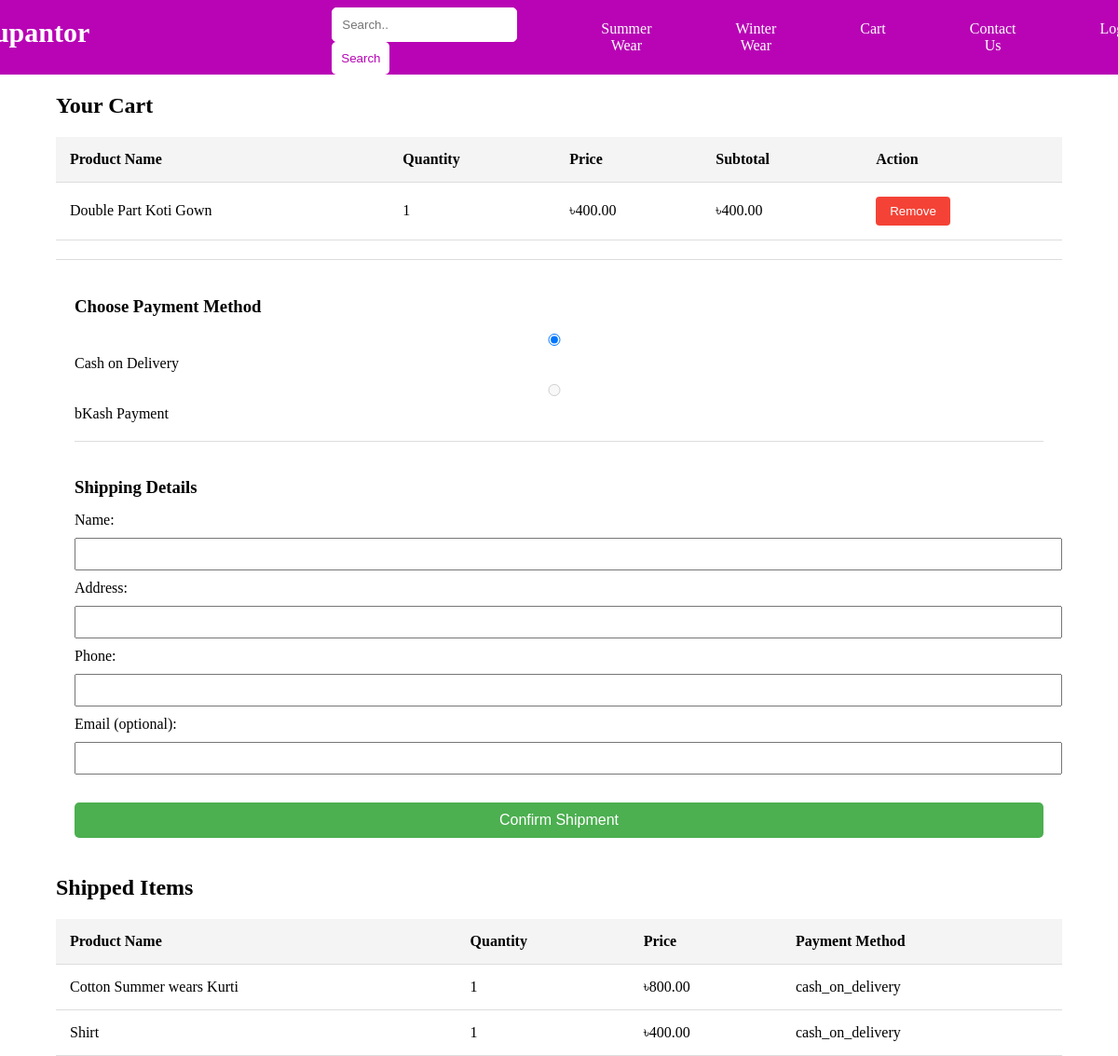
/cart/, run on an earlier commit of the app's database.
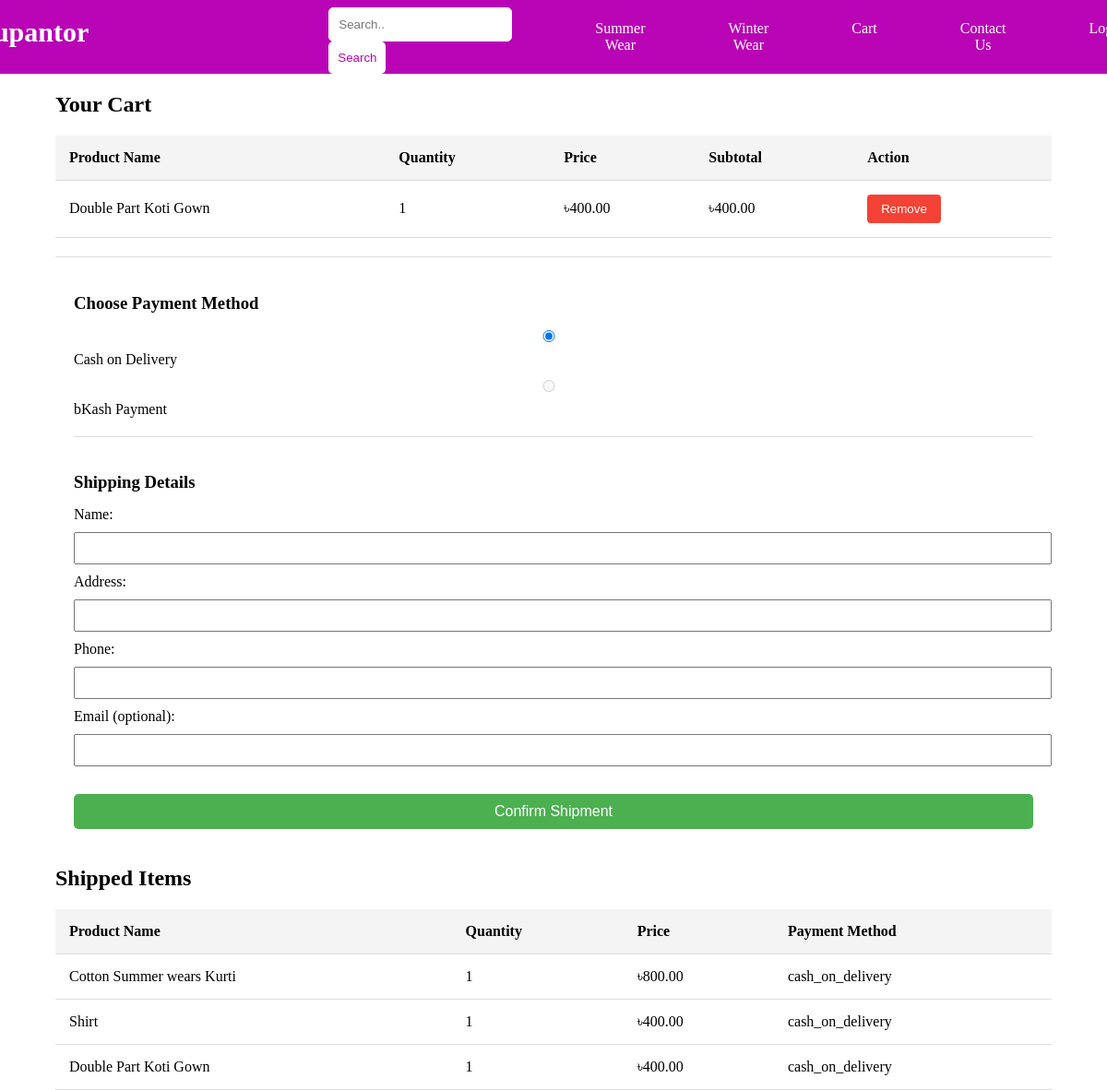
And on a later commit of the database.
### management/models.py (models this page shows, shortened)
class Cart(models.Model):
    product = models.ForeignKey(Wears, on_delete=models.CASCADE, null= True)
    quantity = models.IntegerField(default=1)
    user = models.ForeignKey(
        settings.AUTH_USER_MODEL,
        on_delete=models.CASCADE,
        related_name='cart',
        null=True,
        blank=True
    )
    session_key = models.CharField(max_length=40, null=True, blank=True)
    class Meta:
        unique_together = ('user', 'product', 'session_key')

class Wears(models.Model):
    categoryChoice = [
        ('SummerWear', 'Summerwear'),
        ('WinterWear', 'Winterwear')
    ]
    productId = models.AutoField(primary_key=True)
    category = models.CharField(max_length=20, choices=categoryChoice)
    productName = models.CharField(max_length=100)
    productColor = models.CharField(max_length=50, null=True)
    productBody = models.CharField(max_length=30, null=True)
    frontLength = models.CharField(max_length=30, null=True)
    backLength = models.CharField(max_length=30, null=True)
    productPrice = models.DecimalField(max_digits=8, decimal_places=2)
    available = models.IntegerField()
    description = models.TextField()
    productImage = models.ImageField(blank=True)

class Shipping(models.Model):
    user = models.ForeignKey(settings.AUTH_USER_MODEL, on_delete=models.CASCADE, related_name='shippings', null=True, blank=True)
    session_key = models.CharField(max_length=40, null=True, blank=True)
    product = models.ForeignKey('Wears', on_delete=models.CASCADE)
    quantity = models.IntegerField(default=1)
    payment_method = models.CharField(max_length=100)
    customer_name = models.CharField(max_length=100, null=True)
    customer_address = models.CharField(max_length=200, null=True)
    customer_phone = models.CharField(max_length=20, null=True)
    customer_email = models.EmailField(null=True, blank=True)

### management/views.py (the view)
# urls.py: path('cart/', views.cart, name='cart'),
def cart(request):
    template = loader.get_template('cart.html')
    if request.user.is_authenticated:
        cart_items = Cart.objects.filter(user=request.user)
        shipped_items = Shipping.objects.filter(user=request.user)
    else:
        session_key = request.session.session_key
        cart_items = Cart.objects.filter(session_key=session_key)
        shipped_items = Shipping.objects.filter(session_key=session_key)
    for item in cart_items:
        item.subtotal = item.quantity * item.product.productPrice
    context = {
        'cart_items': cart_items,
        'shipped_items': shipped_items
    }
    return HttpResponse(template.render(context, request))

### management/templates/cart.html (shortened to what this page needs)
<!DOCTYPE html>
<html lang="en">
<head>
</head>
<body>
    {% include 'header.html' %}
    <div class="cart-container">
        <h2>Your Cart</h2>
        {% if cart_items %}
        <table>
            <thead>
                <tr>
                    <th>Product Name</th>
                    <th>Quantity</th>
                    <th>Price</th>
                    <th>Subtotal</th>
                    <th>Action</th>
                </tr>
            </thead>
            <tbody>
                {% for item in cart_items %}
                <tr>
                    <td>{{ item.product.productName }}</td>
                    <td>{{ item.quantity }}</td>
                    <td>৳{{ item.product.productPrice }}</td>
                    <td>৳{{ item.subtotal }}</td>
                    <td>
                        <form action="{% url 'remove_from_cart' item.id %}" method="post">
                            <button type="submit" class="remove-btn" onclick="return confirm('Are you sure you want to remove this item?');">Remove</button>
                        </form>
                    </td>
                </tr>
                {% endfor %}
            </tbody>
        </table>
        <div class="payment-options">
            <h3>Choose Payment Method</h3>
            <form action="{% url 'confirm_shipment' %}" method="post">
                <label>
                    <input type="radio" name="payment_method" value="cash_on_delivery" checked>
                    Cash on Delivery
                </label>
                <label>
                    <input type="radio" name="payment_method" value="bkash" disabled>
                    bKash Payment
                </label>
                <div class="checkout-details">
                    <h3>Shipping Details</h3>
                    <label for="customer_name">Name:</label>
                    <input type="text" id="customer_name" name="customer_name" required>
                    <label for="customer_address">Address:</label>
                    <input type="text" id="customer_address" name="customer_address" required>
                    <label for="customer_phone">Phone:</label>
                    <input type="text" id="customer_phone" name="customer_phone" required>
                    <label for="customer_email">Email (optional):</label>
                    <input type="email" id="customer_email" name="customer_email">
                </div>
                <button type="submit" class="confirm-btn">Confirm Shipment</button>
            </form>
        </div>
        {% else %}
        <p>Your cart is empty.</p>
        {% endif %}
    </div>
    <div class="shipped-container">
        <h2>Shipped Items</h2>
        {% if shipped_items %}
        <table>
            <thead>
                <tr>
                    <th>Product Name</th>
                    <th>Quantity</th>
                    <th>Price</th>
                    <th>Payment Method</th>
                </tr>
            </thead>
            <tbody>
                {% for item in shipped_items %}
                <tr>
                    <td>{{ item.product.productName }}</td>
                    <td>{{ item.quantity }}</td>
                    <td>৳{{ item.product.productPrice }}</td>
                    <td>{{ item.payment_method }}</td>
                </tr>
                {% endfor %}
            </tbody>
        </table>
        {% else %}
        <p>No shipped items.</p>
        {% endif %}
    </div>
</body>
</html>

### management/templates/header.html (shortened to what this page needs)
<!DOCTYPE html>
<html lang="en">
<head>
</head>
<body>
    <nav>
        <ul>
            <li><a href="/" class="home-link">Rupantor</a></li>
            <li>
                <div class="search-container">
                    <form action="{% url 'search' %}" method="get">
                        <input type="text" placeholder="Search.." class="search-box" name="q">
                        <button type="submit" class="search-button">Search</button>
                    </form>
                </div>
            </li>
            <li><a href="/summerwear/">Summer Wear</a></li>
            <li><a href="/winterwear/">Winter Wear</a></li>
            <li><a href="/cart/">Cart</a></li>
            <li><a href="/contact/">Contact Us</a></li>
            {% if request.user.is_authenticated  %}
                <li><a href="/logout/">LogOut from {{ user.username }}</a></li>
            {% else %}
                <li><a href="/login/">Login </a></li>
            {% endif %}
        </ul>
    </nav>
</body>
</html>

### management/templates/cart.html (style rules this page uses)
table { width: 100%; border-collapse: collapse; margin-top: 20px; }
th, td { padding: 15px; text-align: left; border-bottom: 1px solid #ddd; }
th { background-color: #f4f4f4; }
.cart-container, .shipped-container { width: 90%; margin: auto; }
.remove-btn { padding: 8px 15px; background-color: #f44336; color: white; border: none; border-radius: 4px; cursor: pointer; }
.payment-options { margin-top: 20px; padding: 20px; border-top: 1px solid #ddd; }
.payment-options h3 { margin-bottom: 15px; }
.payment-options label { margin-right: 20px; display: block; margin-bottom: 10px; }
.payment-options input[type="text"], .payment-options input[type="email"], .payment-options input[type="radio"] { margin-bottom: 10px; width: 100%; padding: 8px; }
.checkout-details { margin-top: 20px; border-top: 1px solid #ddd; padding-top: 20px; }
.confirm-btn { padding: 10px 20px; font-size: 16px; background-color: #4CAF50; color: white; border: none; border-radius: 5px; cursor: pointer; margin-top: 10px; display: block; width: 100%; margin-top: 20px; }

### management/templates/header.html (style rules this page uses)
body { margin: 0; }
nav { background-color: #B804B5; overflow: hidden; }
ul { list-style-type: none; margin: 0; padding: 0; overflow: hidden; display: flex; justify-content: center; }
li { width: auto; margin-right: 50px; margin-top: 8px; }
li:last-child { margin-right: 0; }
li:first-child { margin-right: 250px; }
li a { display: block; color: white; text-align: center; padding: 14px 20px; text-decoration: None; }
.home-link { font-weight: bold; font-size: 30px; color: white; background-color: #B804B5; padding: 10px; }
.search-container { display: flex; margin-left: auto; align-items: center; padding-right: 20px; }
.search-box { padding: 10px; border: 1px solid #fff; border-radius: 5px; }
.search-button { background-color: #fff; color: #B804B5; border: none; padding: 10px; border-radius: 5px; cursor: pointer; }

What changed in the data, as far as the page shows it:
added Shipping: product.productName "Double Part Koti Gown", quantity "1", product.productPrice "400.00", payment_method "cash_on_delivery"
